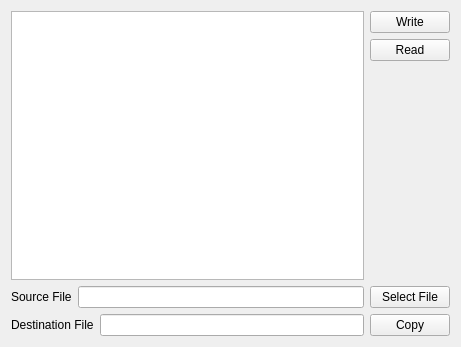
<?xml version="1.0" encoding="UTF-8"?>
<ui version="4.0">
 <class>Widget</class>
 <widget class="QWidget" name="Widget">
  <property name="geometry">
   <rect>
    <x>0</x>
    <y>0</y>
    <width>461</width>
    <height>347</height>
   </rect>
  </property>
  <property name="windowTitle">
   <string>Widget</string>
  </property>
  <layout class="QVBoxLayout" name="verticalLayout_2">
   <item>
    <layout class="QHBoxLayout" name="horizontalLayout">
     <item>
      <widget class="QPlainTextEdit" name="plainTextEdit"/>
     </item>
     <item>
      <layout class="QVBoxLayout" name="verticalLayout">
       <item>
        <widget class="QPushButton" name="writeButton">
         <property name="text">
          <string>Write</string>
         </property>
        </widget>
       </item>
       <item>
        <widget class="QPushButton" name="readButton">
         <property name="text">
          <string>Read</string>
         </property>
        </widget>
       </item>
       <item>
        <spacer name="verticalSpacer">
         <property name="orientation">
          <enum>Qt::Vertical</enum>
         </property>
         <property name="sizeHint" stdset="0">
          <size>
           <width>20</width>
           <height>40</height>
          </size>
         </property>
        </spacer>
       </item>
      </layout>
     </item>
    </layout>
   </item>
   <item>
    <layout class="QHBoxLayout" name="horizontalLayout_2">
     <item>
      <widget class="QLabel" name="label">
       <property name="text">
        <string>Source File</string>
       </property>
      </widget>
     </item>
     <item>
      <widget class="QLineEdit" name="sourceLineEdit"/>
     </item>
     <item>
      <widget class="QPushButton" name="selectFileButton">
       <property name="text">
        <string>Select File</string>
       </property>
      </widget>
     </item>
    </layout>
   </item>
   <item>
    <layout class="QHBoxLayout" name="horizontalLayout_3">
     <item>
      <widget class="QLabel" name="label_2">
       <property name="text">
        <string>Destination File</string>
       </property>
      </widget>
     </item>
     <item>
      <widget class="QLineEdit" name="destLineEdit"/>
     </item>
     <item>
      <widget class="QPushButton" name="copyButton">
       <property name="text">
        <string>Copy</string>
       </property>
      </widget>
     </item>
    </layout>
   </item>
  </layout>
 </widget>
 <resources/>
 <connections/>
</ui>
